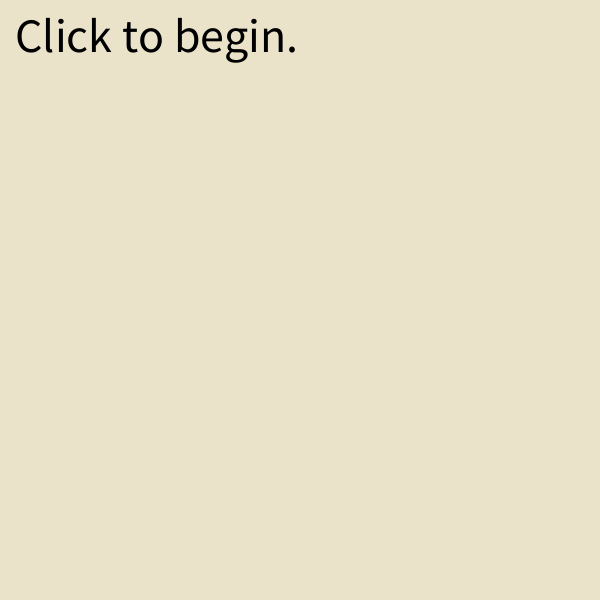
Frame 1 (no input)
Frame 60 (the mouse pressed at the canvas centre just before this capture): identical to frame 1, image omitted
Frame 120 (the mouse held since frame 60 and released just before this capture): identical to frame 1, image omitted

The Processing sketch that drew this single still picture (run headless with seeded random() and noise(); from frame 60 on, the mouse is pressed at the canvas centre):

// Processing sketch: final_proj_copy
// ── final_proj_copy.pde
int numberOfPoints = 9; //<>//
Point[] points = new Point[numberOfPoints];
Circle[] circles = new Circle[numberOfPoints];
int tSize = 16;

int count1 = 0;
float phase = 0.0;
String intro1 = "Vertex coloring is when we assign a color to each vertex of a graph \nsuch that no neighboring vertices are the same color.\n(Hit the spacebar to continue.)";
String intro2 = "Vertex coloring has various real world applications.\nOne such application is in assigning frequencies to radio stations.\nVertices represent stations, edges are drawn between stations with \nintersecting broadcasting ranges, and colors represent frequencies.\n(Hit the spacebar to continue.)";
String instruction1 = "Let's construct such a graph ourselves.\nClick at "+numberOfPoints+" different places in the white area below \nto place radio stations on a map.";
String instruction2 = "Use the dials on the left to set the broadcasting range for each radio \nstation. Make sure some ranges are intersecting. \nHit the spacebar when ready to continue.";
String instruction3 = "In order to construct our graph, we draw edges between stations whose \ncoverages intersect. Click points to draw edges between them.\nThe station you have selected has a red interior, and stations outlined in \nred are missing an edge to another intersecting station.";
String instruction3b = "Now, watch as edges are drawn between stations whose coverages\nintersect.";
String notIntersectingMsg = "Those two points are not intersecting. Try a different pair.";
String noIntersectsMsg = "Please make sure some stations have intersecting ranges.";
String missingRangeMsg = "Please make sure every station has a broadcasting range.";
String instruction4_a = "Now we can color this graph by assigning colors to vertices\nsuch that any two vertices that share an edge are different colors.\nHit the spacebar when ready to continue.";
String instruction4_b1 = "The vertex in your graph that has the most edges is vertex ";
String instruction4_b2 = "\nThat means the maximum degree, delta, of your graph is ";
String instruction4_b3 = ". A graph can \nbe colored with <=delta+1 colors.\nHit the spacebar to watch the vertex coloring happen.";
String wrongColor = "A neighboring vertex already has that color. \nPlease choose a different color.";
String stillBlackPointsMsg = "Please make sure all points are colored.";
String instruction5 = "Now that all our vertices have a different color, we can assign \na different frequency to each color.\nHit the spacebar to continue.";
String instruction6 = "And now, no two radio stations that broadcast in the same area\nhave the same frequency.\nThanks for participating!"; 
float[] bxs = new float[numberOfPoints];
float[] poxs = new float[numberOfPoints];
float[] bys = new float[numberOfPoints];
float[] poys = new float[numberOfPoints];
int boxSize = 20;
int popupSizeX = 80;
int popupSizeY = 0;
boolean[] overBoxes = new boolean[numberOfPoints];
boolean[] lockeds = new boolean[numberOfPoints];
float[] xOffsets = new float[numberOfPoints];
int pointPending = -1;
boolean notIntersecting = false;
int displayingPopup = 0;
color[] colors = {color(255, 40, 65),color(255, 205, 0),color(0, 116, 217),color(46, 204, 64),color(255, 133, 27),color(177, 13, 201),color(240, 18, 190),color(1, 255, 112),color(127, 219, 255)};
int colorPicker = 0;
int colorBox = -1;
boolean cantDoThatColor = false;
color beige = color(234,227,201);
color lightBeige = color(245,245,221);
boolean noIntersects = false;
boolean missingRange = false;
boolean stillBlackPoints = false;
float[] radioFrequencies = new float[numberOfPoints];
int maxDegree = 0;
int vertexMaxDegree = -1;
int mapSize;
int pressedKnob = -1;
int time = -1;
int circlePhase = 0; 
int circleI = 0;
int circleJ = 0;
int colorPhase = 0;
color[] availableColors;
int colorChoice = 0;

void setup() {
  size(600, 600);
  background(beige);
  drawSidePanel();
  drawTopArea();
  //drawMapArea();
  drawMap();
  for (int i = 0; i < numberOfPoints; i++) {
    bxs[i] = width/40+10;
    bys[i] = height/4+30*(i+1)-7.5;
    int rndm = int(random(880,1080));
    if (rndm % 2 == 0) rndm ++;
    radioFrequencies[i] = float(rndm) / 10;
    //println(radioFrequencies[0]);
  }
  mapSize = 5*width/16;
}

void draw() {
  if (phase == 0.0) startDisplay();
  if (phase == 0.1) intro1Display();
  else if (phase == 0.2) intro2Display();
  else if (phase == 1) instruction1Display();
  else if (phase == 2) {
    instruction2Display();
    drawSidePanel();
    drawKnobRanges();
    drawMap();
    drawPoints();
    drawCircles();
    //drawMapInside();
    for (int i = 0; i < numberOfPoints; i++) {
      displayKnobs(i);
    }
    if (missingRange) missingRangeMessage();
    else if (noIntersects) noIntersectsMessage();
  }
  else if (phase == 3) {
    instruction3bDisplay();
    drawEdges();
  }
  else if (phase == 3.1) {
    instruction3Display();
    //drawMapArea();
    drawMap();
    drawPoints();
    drawCircles();
    if (notIntersecting) notIntersectingMessage();
  }
  else if (phase == 4) {
    drawMap();
    drawPoints();
    for (int i = 0; i < numberOfPoints; i++) {
      bxs[i] = width/40+10;
    }
    instruction4bDisplay(maxDegree, vertexMaxDegree);
  }
  else if (phase == 4.1) {
    if (circleI > numberOfPoints-1) phase = 5;
    else {
      displayingPopup = circleI;
      instruction4bDisplay(maxDegree, vertexMaxDegree);
      addColors();
      drawMap();
      drawSidePanel();
      displayColorPopup(displayingPopup);
      drawPoints();
      for (int i = 0; i < numberOfPoints; i++) {
        bxs[i] = width/40+10;
        displayColorPicker(i);
      }
    }
  }
  //else if (phase == 4.1) {
  //  instruction4bDisplay(maxDegree, vertexMaxDegree);
  //  //drawMapArea();
  //  drawMap();
  //  drawSidePanel();
  //  if (cantDoThatColor) wrongColorMessage();
  //  if (stillBlackPoints) stillBlackPointsMessage();
  //  displayColorPopup(displayingPopup);
  //  drawPoints();
  //  for (int i = 0; i < numberOfPoints; i++) {
  //    bxs[i] = width/40+10;
  //    displayColorPicker(i);
  //  }
  //  boolean handCursor = false;
  //  for (int i = 0; i < numberOfPoints; i++) {
  //    if ((mouseX>bxs[i] && mouseX<bxs[i]+boxSize*5
  //    && mouseY>bys[i] && mouseY<bys[i]+boxSize) ||
  //    (mouseX>poxs[i] && mouseX<poxs[i]+boxSize
  //    && mouseY>poys[i] && mouseY<poys[i]+boxSize)) {
  //      handCursor = true;
  //    }
  //  }
  //  if (handCursor) cursor(HAND);
  //  else cursor(POINT);
  //}
  else if (phase == 5) {
    instruction5Display();
    drawSidePanel();
    for (int i = 0; i < numberOfPoints; i++) {
      displayColorPicker(i);
    }
  }
  else if (phase == 6) {
    instruction6Display();
    drawSidePanel();
    //drawMapArea();
    drawMap();
    for (int i = 0; i < numberOfPoints; i++) {
      circles[i].setInterior(color(red(points[i].pColor), green(points[i].pColor), blue(points[i].pColor), 50));
      displayColorPicker(i);
    }
    drawCircles();
  }
}

// ~~~~ INSTRUCTIONS

void startDisplay() {
  drawTopArea();
  fill(0);
  textSize(48);
  text("Click to begin.", width/40, height/10-tSize/2);
}

void intro1Display() {
  drawTopArea();
  fill(0);
  textSize(tSize);
  text(intro1, width/40, height/10-tSize/2);
}

void intro2Display() {
  drawTopArea();
  fill(0);
  textSize(tSize);
  text(intro2, width/40, height/15-tSize/2);
}

void instruction1Display() {
  drawTopArea();
  drawSidePanel();
  //image(img4,width/4,width/4,3*width/4,3*width/4);
  //drawMap();
  fill(0);
  textSize(tSize);
  text(instruction1, width/40, height/10-tSize/2);
}

void instruction2Display() {
  drawTopArea();
  fill(0);
  textSize(tSize);
  text(instruction2, width/40, height/10-tSize/2);
}

void instruction3bDisplay() {
  drawTopArea();
  drawSidePanel();
  fill(0);
  textSize(tSize);
  text(instruction3b, width/40, height/10-tSize*2);
}

void instruction3Display() {
  drawTopArea();
  drawSidePanel();
  fill(0);
  textSize(tSize);
  text(instruction3, width/40, height/10-tSize*2);
}

void notIntersectingMessage() {
  fill(255,0,0);
  textSize(tSize);
  text(notIntersectingMsg, width/40, height/4+-tSize/2);
}

void noIntersectsMessage() {
  fill(255,0,0);
  textSize(tSize);
  text(noIntersectsMsg, width/40, height/4+-tSize/2);
}

void missingRangeMessage() {
  fill(255,0,0);
  textSize(tSize);
  text(missingRangeMsg, width/40, height/4-tSize/2);
}

void instruction4Display() {
  drawTopArea();
  fill(0);
  textSize(tSize);
  text(instruction4_a, width/40, height/20-tSize/2);
}

void instruction4bDisplay(int delta, int deltaVertex) {
  drawTopArea();
  fill(0);
  textSize(tSize);
  text(instruction4_b1+deltaVertex
  +" ,with "+delta+" edges."
  +instruction4_b2+delta
  +instruction4_b3,
  width/40, height/20-tSize/2);
}

void wrongColorMessage() {
  fill(255,0,0);
  text(wrongColor, width/40, height/4-tSize*2);
}

void stillBlackPointsMessage() {
  fill(255,0,0);
  text(stillBlackPointsMsg, width/40, height/4-tSize/2);
}

void instruction5Display() {
  drawTopArea();
  fill(0);
  textSize(tSize);
  text(instruction5, width/40, height/15-tSize/2);
}

void instruction6Display() {
  drawTopArea();
  fill(0);
  textSize(tSize);
  text(instruction6, width/40, height/20-tSize/2);
}

// ~~~~ DRAW

//void drawMapArea() {
//  stroke(120);
//  strokeWeight(2);
//  fill(255);
//  rect(width/4, height/4, 3*width/4, 3*height/4);
//}

//void drawMapSurroundings() {
//  stroke(120);
//  strokeWeight(2);
//  fill(123,181,78);
//  rect(width/4,width/4,3*width/4,3*width/4);
//  image(img4, width/4+2,width/4+2,3*width/4-2,3*width/4-2);
//}

//void drawMapInside() {
//  noStroke();
//  fill(123,181,78);
//  polygon(5*width/8, 5*width/8, 5*width/16, 6);
//}

void drawPoints() {
  for (int i = 0; i < numberOfPoints; i++) points[i].display(i);
}

void drawCircles() {
  for (int i = 0; i < numberOfPoints; i++) circles[i].display();
}

void drawMap() {
  if (phase < 1) {
    fill(beige);
    rect(width/4, height/4, 3*width/4, 3*height/4);
  }
  else if (phase < 2) {
    stroke(180);
    strokeWeight(2);
    //fill(180);
    //rect(width/4, height/4, 3*width/4, 3*height/4);
    // println((width/4+(3*width/4-mapSize)/2), mapSize);
    fill(255);
    rect(width/4+(3*width/4-mapSize)/2, width/4+(3*width/4-mapSize)/2, mapSize, mapSize);
  }    
  else {
    stroke(180);
    strokeWeight(2);
    fill(255);
    rect(width/4, height/4, 3*width/4, 3*height/4);
  }
}

void drawSidePanel() {
  fill(beige);
  noStroke();
  rect(0,height/4,width/4,3*height/4);
}

void drawTopArea() {
  fill(beige);
  noStroke();
  rect(0,0,width,height/4);
}

void drawKnobRanges() {
   fill(0);
   stroke(0);
   for (int i = 0; i < numberOfPoints; i++) {
     textSize(tSize);
     text(i+1, width/40-10, height/4+30*(i+1)+7);
     rect(width/40+20, height/4+30*(i+1), 80, 5);  
   }
}

void displayKnobs(int i) {
  if (mouseX > bxs[i] && mouseX < bxs[i]+boxSize && 
        mouseY > bys[i] && mouseY < bys[i]+boxSize) {
    overBoxes[i] = true;  
    if(!lockeds[i]) { 
      stroke(100, 0, 200); 
      fill(255);
    } 
  } else {
    stroke(0);
    fill(255);
    overBoxes[i] = false;
  }
  rect(bxs[i], bys[i], boxSize, boxSize);
}

void displayEdge(int pointPending, int p) {
  line(points[pointPending].xpos, points[pointPending].ypos, points[p].xpos, points[p].ypos);
}

void drawEdges() {
  if (circleI < numberOfPoints && circleJ < numberOfPoints) {
    if (circleI != circleJ && circles[circleI].intersecting[circleJ] && !points[circleJ].edges[circleI]) {
      if (time < 0) time = millis();
      if (circlePhase == 0 && millis() - time >= 600) {
        circles[circleI].setInterior(color(255,0,0,50));
        circlePhase = 1;
        time = -1;
      } else if (circlePhase == 1 && millis() - time >= 600) {
        circles[circleJ].setInterior(color(255,0,0,50));
        circlePhase = 2;
        time = -1;
      } else if (circlePhase == 2 && millis() - time >= 600) {
        points[circleI].addEdge(circleJ);
        circlePhase = 3;
        time = -1;
      } else if (circlePhase == 3 && millis() - time >= 600) {
        circles[circleJ].setInterior(color(255,0));
        circlePhase = 4;
        time = -1;
      } else if (circlePhase == 4 && millis() - time >= 600) {
        if (circleJ < numberOfPoints-1) {
          circleJ++;
          circlePhase = 1;
        } else if (circleI < numberOfPoints-1) {
          circleJ = 0;
          circles[circleI].setInterior(color(255,0));
          circles[circleI].setColor(0);
          circleI++;
          circlePhase = 1;
        }
        time = -1;
      }
    } else {
      if (circleJ < numberOfPoints) {
        circleJ++;
        circlePhase = 0;
      } 
      if (circleI < numberOfPoints && circleJ == 9) {
        circles[circleI].setInterior(color(255,0));
        circles[circleI].setColor(0);
        circleJ = 0;
        circleI++;
        circlePhase = 0;
      }
      time = -1;
    }
    drawMap();
    drawPoints();
    drawCircles();
  } else {
    findDelta();
    phase = 4;
    circleI = 0;
    circleJ = 0;
  }
}

void addColors() {
  if (circleI < numberOfPoints && circleJ < numberOfPoints) {
    if (time < 0) time = millis();
    if (colorPhase == 0 && millis() - time >= 600) {
      for (int i = 0; i < maxDegree+1; i++) {
        availableColors[i] = colors[i];
      }
      points[circleI].setColor(availableColors[colorChoice]);
      colorPhase = 1;
      time = -1;
    } else if (colorPhase == 1) {
      if (circleI != circleJ && circles[circleI].isIntersecting(circles[circleJ])) {
        if (millis() - time >= 600) {
          // println("check",circleI,circleJ);
          strokeWeight(3);
          stroke(points[circleJ].pColor);
          line(points[circleI].xpos, points[circleI].ypos, points[circleJ].xpos, points[circleJ].ypos); // actually set edgeWeight to 3 in Point.
          colorPhase = 2;
          time = -1;
        }
      } else {
        circleJ++;
        if (circleJ > numberOfPoints-1) {
          circleJ = 0;
          circleI++;
          colorPhase = 0;
        }
        time = -1;
      }
    } else if (colorPhase == 2 && millis() - time >= 600) {
      // println("check2", circleI, circleJ);
      if (points[circleJ].pColor != color(0)) {
        for (int i = 0; i < maxDegree+1; i++) {
          if (availableColors[i] == points[circleJ].pColor) {
            availableColors[i] = color(0);
          }
        }
        while (availableColors[colorChoice] == color(0)) {
          colorChoice++;
        }
        points[circleI].setColor(availableColors[colorChoice]);
        colorPhase = 3;
        time = -1;
      } else {
        colorPhase = 1;
        circleJ++;
        if (circleJ > numberOfPoints-1) {
          circleJ = 0;
          circleI++;
          colorPhase = 0;
        }
        time = -1;
      }
    } else if (colorPhase == 3 && millis() - time >= 600) {
      colorChoice = 0;
      colorPhase = 1;
      circleJ++;
      if (circleJ > numberOfPoints-1) {
        circleJ = 0;
        circleI++;
        colorPhase = 0;
      }
    }
  } 
  //else phase = 5;
    
}

void drawEdge(int i, int j) {
  if (time < 0) time = millis();
  // println("t:",time);
  int edgeComplete = 0;
  while (edgeComplete < 2) {
    //circles[i].setInterior(color(255,0,0,50));
    circles[j].setInterior(color(255,0,0,50));
    drawMap();
    drawPoints();
    drawCircles();
    if (millis()-time == 1000) {
      // println("1s");
      points[i].addEdge(j);
      drawMap();
      drawPoints();
      drawCircles();
      edgeComplete++;
    } else if (millis()-time == 2000) {
      // println("2s");
      circles[j].setInterior(color(255,0));
      edgeComplete ++;
    }
  }
  time = -1;
}

void displayColorPicker(int i) {
  stroke(0);
  strokeWeight(1);
  fill(0);
  textSize(tSize);
  text(i+1, width/40-10, height/4+30*(i+1)+5);
  if (points[i].pColor == color(0)) fill (color(255));
  else fill(points[i].pColor);
  if (phase == 4.1) {
    if (i == displayingPopup) strokeWeight(3);
    rect(bxs[i], bys[i], boxSize*5, boxSize, 10);
    fill(0);
    if (points[i].pColor == color(0)) text("select color",bxs[i]+5,bys[i]+15);
  } else if (phase >= 5) {
    ellipse(bxs[i]+boxSize/2, bys[i]+boxSize/2, boxSize, boxSize);
    float freq = 0.0;
    for (int j = 0; j < numberOfPoints; j++) {
      if (points[i].pColor == colors[j]) freq = radioFrequencies[j];
    }
    fill(0);
    //String[] freqString = split(str(freq), '.');
    //text(freqString[0]+'.'+split(freqString[1],'0')[0], bxs[i]+boxSize*2, bys[i]+boxSize/2+5);
    text(freq,bxs[i]+boxSize*2,bys[i]+boxSize/2+5);
  }
}

void displayColorPopup(int i) {
  int deltaPlus1 = maxDegree+1;
  popupSizeY = 5+25*(int((deltaPlus1-1)/3+1));
  displayingPopup = i;
  stroke(0);
  strokeWeight(1);
  fill(255);
  rect(bxs[i], bys[numberOfPoints-1] + boxSize*3+10, popupSizeX, popupSizeY);
  float yColor = bys[numberOfPoints-1] + boxSize*3+15;
  for (int j = 0; j < deltaPlus1; j++) {
    if (j == 3) yColor += boxSize + 5;
    if (j == 6) yColor += boxSize + 5;
    fill(colors[j]);
    if (points[i].pColor == colors[j]) strokeWeight(3);
    else strokeWeight(1);
    poxs[j] = bxs[j]+5+(5+boxSize)*(j%3);
    poys[j] = yColor;
    rect(poxs[j],yColor,boxSize,boxSize);
  }
  fill(0);
  text("Select a color \nfor vertex: " + (i+1), bxs[i], bys[numberOfPoints-1] + boxSize*2);
}

void polygon(float x, float y, float radius, int npoints) {
  float angle = TWO_PI / npoints;
  beginShape();
  for (float a = 0; a < TWO_PI; a += angle) {
    float sx = x + cos(a) * radius;
    float sy = y + sin(a) * radius;
    vertex(sx, sy);
  }
  endShape(CLOSE);
}

// ~~~~CHECK

int whichSlider() {
  for (int i = 0; i < numberOfPoints; i++) {
    if (overBoxes[i]) return i;
  }
  return -1;
}

int whichPoint() {
  for (int i = 0; i < numberOfPoints; i++) {
    if (mouseX>points[i].xpos-8 && mouseX<points[i].xpos+8 
    && mouseY>points[i].ypos-8 && mouseY<points[i].ypos+8) {
      return i;
    }
  }
  return -1;
}

int whichColorPicker() {
  for (int i = 0; i < numberOfPoints; i++) {
    if (mouseX>bxs[i] && mouseX<bxs[i]+boxSize*5
    && mouseY>bys[i] && mouseY<bys[i]+boxSize) colorPicker = i;
  }
  return colorPicker;
}

int whichColorBox() {
  float yColor = bys[numberOfPoints-1] + boxSize*3+15;
  for (int j = 0; j < numberOfPoints; j++) {
    if (j == 3) yColor += boxSize + 5;
    if (j == 6) yColor += boxSize + 5;
    if (mouseX>bxs[j]+5+(5+boxSize)*(j%3) && mouseX<bxs[j]+5+(5+boxSize)*(j%3)+boxSize
    && mouseY>yColor && mouseY<yColor+boxSize) return j;
  }
  return -1;
}

void findDelta() {
  for (int i = 0; i < numberOfPoints; i++) {
    //// println(circles[i].degree);
    if (circles[i].degree > maxDegree) {
      maxDegree = circles[i].degree;
      vertexMaxDegree = i;
    }
  }
  vertexMaxDegree++;
  availableColors = new color[maxDegree+1];
  for (int i = 0; i < maxDegree+1; i++) {
    availableColors[i] = colors[i];
  }
}

boolean checkPointOkay() {
  boolean insideBox = mouseX > width/4+(3*width/4-mapSize)/2 && mouseX < width/4+(3*width/4-mapSize)/2+mapSize && mouseY > width/4+(3*width/4-mapSize)/2 && mouseY < width/4+(3*width/4-mapSize)/2+mapSize;
  //boolean notOnOtherPoint = true;
  for (int i = -8; i < 5; i++) {
    for (int j = -8; j < 5; j++) {
      if (get(mouseX+i,mouseY+j) != color(255)) return false;
      //if (!notOnOtherPoint) notOnOtherPoint = get(mouseX+i,mouseY+j) != color(255);
    }
  }
  return insideBox;
}

// ~~~~ USER INTERACTION

void mouseClicked() {
  if (phase == 0.0) phase = 0.1;
  if (phase == 1 && checkPointOkay()) { //  && get(mouseX,mouseY) != get(width/4+5,height/4+5)
    stroke(0);
    fill(0);
    strokeWeight(9);
    point(mouseX, mouseY);
    textSize(12);
    text(count1+1,mouseX+4,mouseY-2);
    points[count1] = new Point(mouseX, mouseY);
    circles[count1] = new Circle(mouseX, mouseY);
    count1++;
    if (count1 == numberOfPoints) phase = 2;
  }
  if (phase == 3) {
    notIntersecting = false;
    int p = whichPoint();
    // not a point
    if (p < 0) return;
    // first point
    if (pointPending == -1) {
      pointPending = p;
      circles[pointPending].setInterior(color(255,0,0,50));
    }
    // same point
    else if (pointPending == p) {
      circles[pointPending].setInterior(color(255,0));
      pointPending = -1;
    }
    // second point
    else {
      if (circles[pointPending].isIntersecting(circles[p])) {
        stroke(0);
        strokeWeight(1);
        displayEdge(pointPending, p);
        points[pointPending].addEdge(p);
        circles[pointPending].intersecting[p] = false;
        circles[p].intersecting[pointPending] = false;
        boolean noIntersects1 = true;
        boolean noIntersects2 = true;
        for (int i = 0; i < numberOfPoints; i++) {
          if (circles[pointPending].intersecting[i] == true && pointPending != i) noIntersects1 = false;
          if (circles[p].intersecting[i] == true && p != i) noIntersects2 = false;
        }
        if (noIntersects1) circles[pointPending].setColor(color(0));
        if (noIntersects2) circles[p].setColor(color(0));
      } else {
        notIntersecting = true;
      }
      circles[pointPending].setInterior(color(255,0));
      pointPending = -1;
    }
    boolean toPhase4 = true;
    for (int i = 0; i < numberOfPoints; i++) {
      if (circles[i].outer != color(0)) toPhase4 = false;
    }
    if (toPhase4) phase = 4;
  }
  if (phase == 4.1) {
    int cp = whichColorPicker();
    int cb = whichColorBox();
    if (cp < 0 && cb < 0) return;
    stillBlackPoints = false;
    if (cp >= 0) displayColorPopup(cp);
    if (cb < 0) return;
    cantDoThatColor = false;
    for (int i = 0; i < numberOfPoints; i++) {
      if (i != cp && circles[i].isIntersecting(circles[cp]) && points[i].pColor == colors[cb]) {
        cantDoThatColor = true;
      }
    }
    if (cantDoThatColor) {
      wrongColorMessage();
      return;
    }
    else points[cp].pColor = colors[cb];
  }
}

void mousePressed() {
  if (phase == 2) {
    int c = whichSlider();
    if (c >= 0) {
      pressedKnob = c;
      lockeds[c] = true;
    } else if (pressedKnob >= 0) {
      lockeds[pressedKnob] = true;
    }
    if (pressedKnob >= 0) {
      if (c < 0 && !lockeds[pressedKnob]) return;
      fill(255);
      xOffsets[c] = mouseX-bxs[c];
    }
  } 
}

void mouseDragged() {
  if (phase == 2) {
    drawMap();
    for (int i = 0; i < numberOfPoints; i++) {
      points[i].display(i);
      circles[i].display();
    }
    int c = whichSlider();
    if (c >= 0) {
      pressedKnob = c;
      lockeds[c] = true;
    } else if (pressedKnob >= 0) {
      lockeds[pressedKnob] = true;
    }
    if (pressedKnob >= 0) {
      if (c < 0 && !lockeds[pressedKnob]) return;
      //if (c < 0) return;
      fill(255);
      bxs[pressedKnob] = mouseX-xOffsets[pressedKnob];
      if (bxs[pressedKnob] > width/40+80) bxs[pressedKnob] = width/40+80;
      if (bxs[pressedKnob] < width/40+10) bxs[pressedKnob] = width/40+10;
      float circleSize = (bxs[pressedKnob] - (width/40+10))*2;
      circles[pressedKnob].size = circleSize;
      circles[pressedKnob].display();
    }
  }
}

void mouseReleased() {
  if (phase == 2) {
    for (int i = 0; i < numberOfPoints; i++) lockeds[i] = false;
    pressedKnob = -1;
  }
}

void keyReleased() {
  if (phase == 0.1 && key == ' ') phase = 0.2;
  else if (phase == 0.2 && key == ' ') {
    phase = 1;
    drawMap();
    //noStroke();
    //fill(123,181,78);
    //rect(width/4,width/4,3*width/4,3*width/4);
    //drawMapSurroundings();
  }
  else if (phase == 2 && key == ' ') {
    missingRange = false;
    noIntersects = true;
    for (int i = 0; i < numberOfPoints; i++) {
      for (int j = 0; j < numberOfPoints; j++) {
        if (i != j && circles[i].isIntersecting(circles[j])) noIntersects = false;
      }
      if (circles[i].size == 0) missingRange = true;
    }
    if (missingRange) missingRangeMessage();
    else if (noIntersects) noIntersectsMessage();
    else {
      for (int i = 0; i < numberOfPoints; i++) {
        for (int j = 0; j < numberOfPoints; j++) {
          if (i != j && circles[i].isIntersecting(circles[j])) {
            circles[i].setIntersecting(j);
            circles[i].setColor(color(255,0,0));
          }
        }
      }
      phase = 3;
    }
  }
  else if (phase == 4 && key == ' ') {
    //findDelta();
    phase = 4.1;
  } 
  //else if (phase == 4.1 && key == ' ') {
  //  cantDoThatColor = false;
  //  stillBlackPoints = false;
  //  for (int i = 0; i < numberOfPoints; i++) {
  //    if (points[i].pColor == color(0)) stillBlackPoints = true;
  //  }
  //  if (!stillBlackPoints) phase = 5;
  //}
  else if (phase == 5 && key == ' ') {
    phase = 6;
  }
}

// ~~~~ CLASSES

class Point { 
  float xpos, ypos; 
  color pColor = color(0);
  boolean[] edges = new boolean[numberOfPoints];
  Point (float x, float y) {  
    xpos = x; 
    ypos = y;
  } 
  void display(int c) {
    strokeWeight(1);
    stroke(0);
    for (int i = 0; i < numberOfPoints; i++) {
      if (edges[i]) line(xpos,ypos,points[i].xpos,points[i].ypos);
    }
    fill(pColor);
    stroke(pColor);
    strokeWeight(9);
    point(xpos,ypos);
    textSize(12);
    text(c+1,xpos+4,ypos-2);
  }
  void setColor(color c) {
    pColor = c;
  }
  void addEdge(int p) {
    edges[p] = true;
  }
} 

class Circle {
  float xPos, yPos, size;
  color outer = color(0);
  color inner = color(255,0);
  boolean[] intersecting = new boolean[numberOfPoints];
  int degree = 0;
  Circle (float x, float y) {
    xPos = x;
    yPos = y;
    size = 0;
  }
  void display() {
    fill(inner);
    stroke(outer);
    strokeWeight(1);
    ellipse(xPos, yPos, size, size);
  }
  void setColor(color c) {
    outer = c;
  }
  void setInterior(color c) {
    inner = c;
  } 
  void setIntersecting(int c) {
    intersecting[c] = true;
    degree++;
  }
  boolean isIntersecting(Circle c) {
    return dist(xPos, yPos, c.xPos, c.yPos) < size/2 + c.size/2;
  }
}
